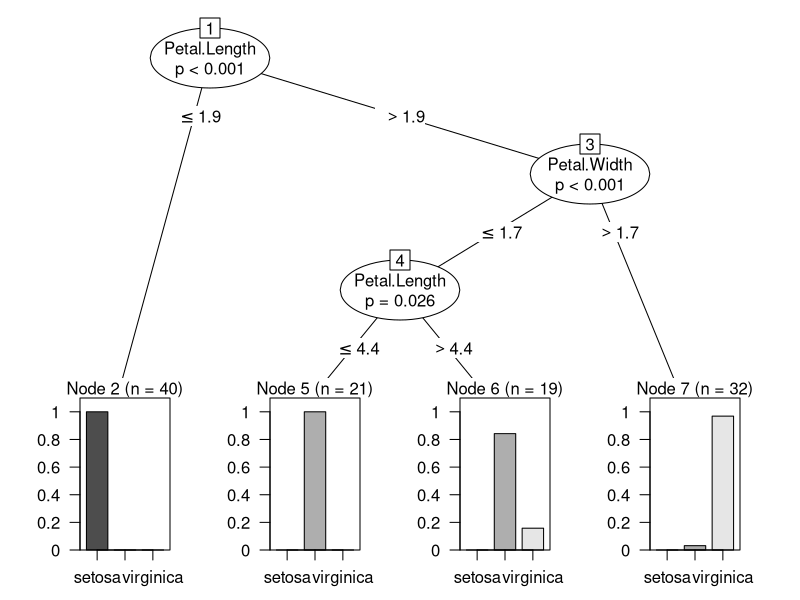
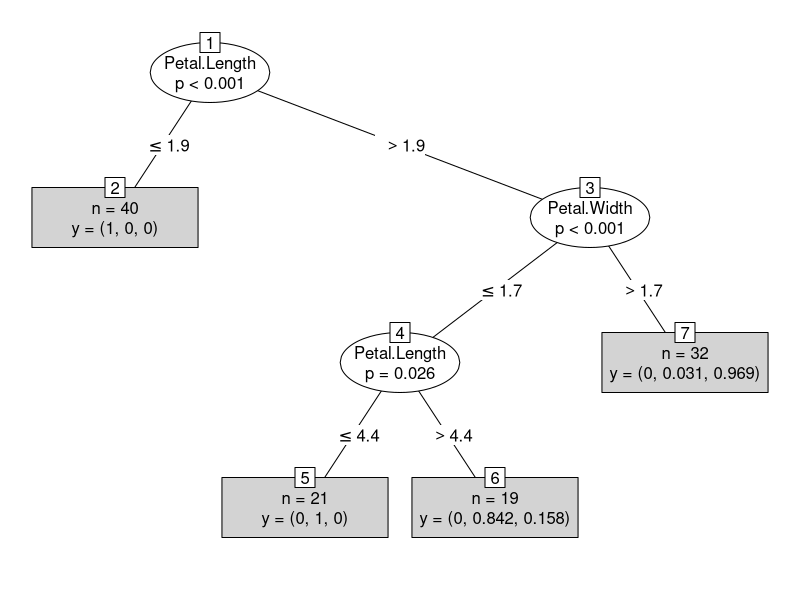

Generate these figures, in order, with R:
library(party)

str(iris)
head(iris)

set.seed(1234) #To get reproducible result
ind <- sample(2,nrow(iris), replace=TRUE, prob=c(0.7,0.3))
trainData <- iris[ind==1,]
testData <- iris[ind==2,]

myFormula <- Species ~ Sepal.Length + Sepal.Width + Petal.Length + Petal.Width
iris_ctree <- ctree(myFormula, data=trainData)

#check the prediction on trainData 
#train_predict <- predict(iris_ctree)
train_predict <- predict(iris_ctree,trainData,type="response")

#create confusion matrix and misclassification errors
table(train_predict,trainData$Species)
mean(train_predict != trainData$Species) * 100 #3.57

#Above misclassification error rate is 3.6% and other way to say is Model is 96.4% accurate.


#validating the model on test set
test_predict <- predict(iris_ctree, newdata= testData,type="response")
table(test_predict, testData$Species)
mean(test_predict != testData$Species) * 100 #5.26


print(iris_ctree)
plot(iris_ctree)
plot(iris_ctree, type="simple")
